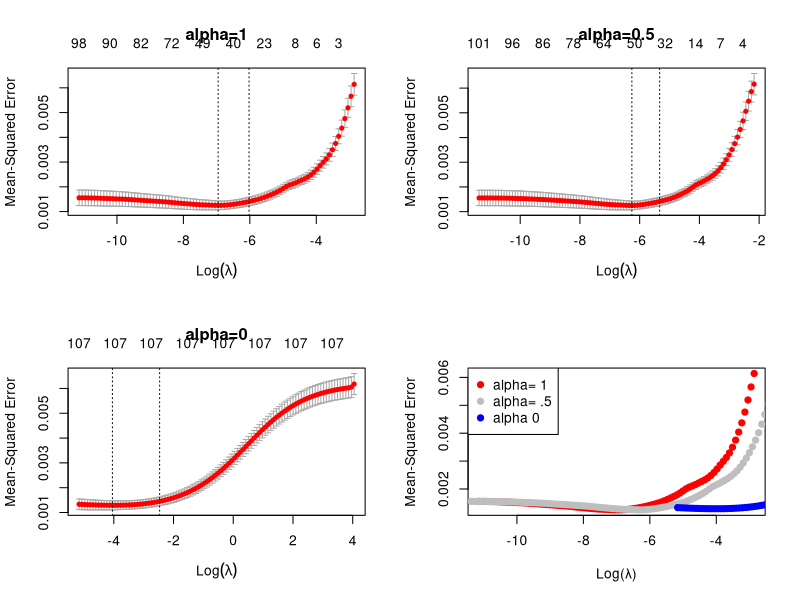
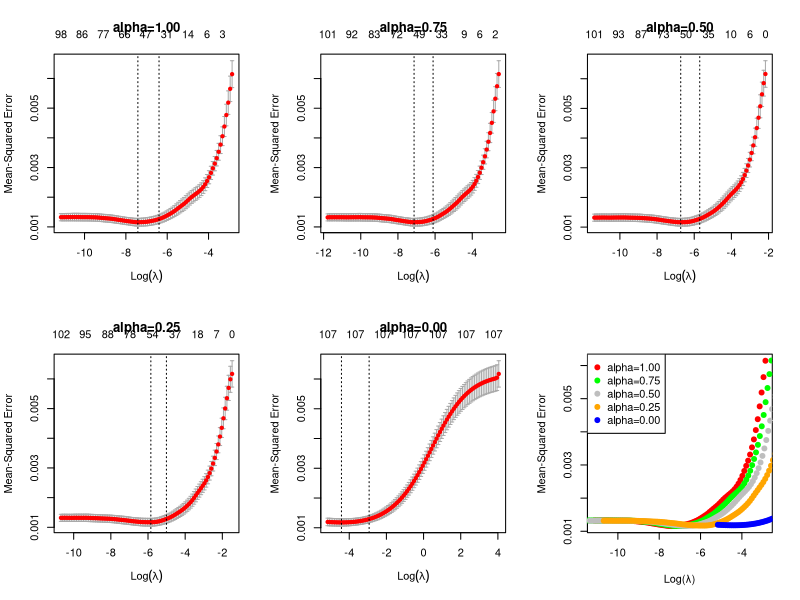
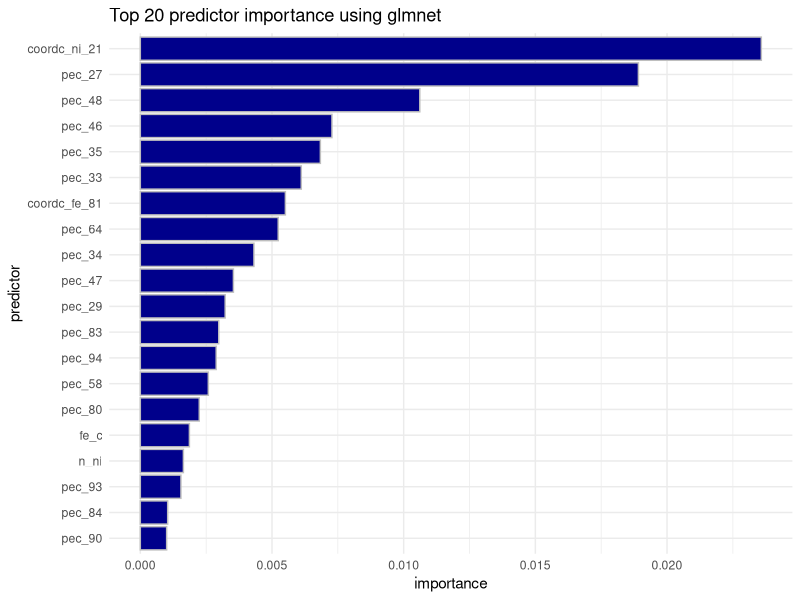
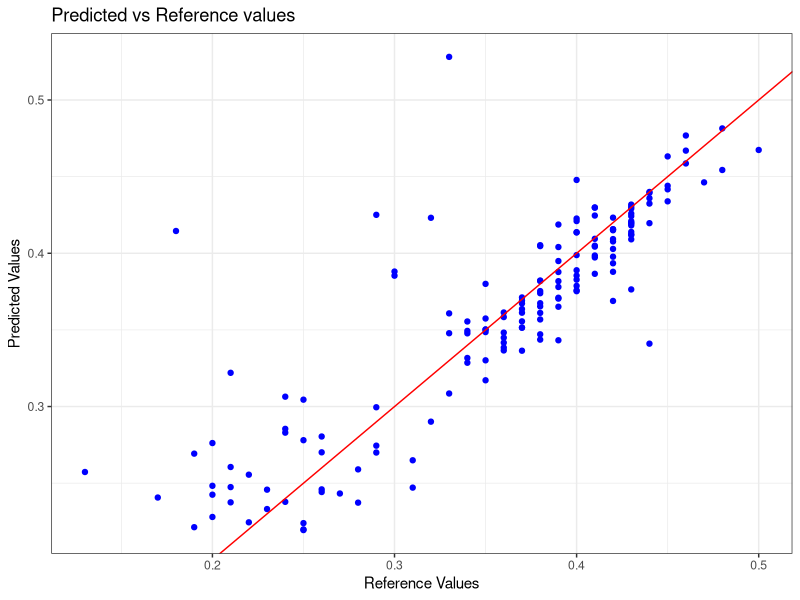

The R source for these figures, in order:
## ---- chunk 1
knitr::opts_chunk$set(echo = TRUE)
## ---- chunk 2
library(dplyr)
library(ggplot2)
## ---- chunk 3
library(readr)
dataset <- read_csv("dataset.csv")
head(dataset)
## ---- chunk 4
library(caret)
nzv <- nearZeroVar(dataset, saveMetrics = FALSE)
dataset <- dataset[, -nzv]
## ---- chunk 5
set.seed(123) # for reproducibility
sample_index <- sample(1:nrow(dataset), 0.7*nrow(dataset))
train_data <- dataset[sample_index, ]
test_data <- dataset[-sample_index, ]
## ---- chunk 6
install.packages("glmnet")
## ---- chunk 7
library(glmnet)
y <- train_data$tmg
x <- train_data %>% select(-name,-tmg) %>% as.matrix()
## ---- chunk 8
library(caret)
scaled_x <- preProcess(x, method = c("center", "scale"))
x <- predict(scaled_x, x)
## ---- chunk 9
# Elastic Net model
set.seed(123)
cv_model <- cv.glmnet(x, y, alpha = 0.5) # alpha=0.5 indicates Elastic Net
best_lambda <- cv_model$lambda.min
model_en <- glmnet(x, y, alpha = 0.5, lambda = best_lambda)
print(model_en)
## ---- chunk 10

foldid <- sample(1:10, size = length(y), replace = TRUE)
cv1  <- cv.glmnet(x, y, foldid = foldid, alpha = 1)
cv.5 <- cv.glmnet(x, y, foldid = foldid, alpha = 0.5)
cv0  <- cv.glmnet(x, y, foldid = foldid, alpha = 0)

par(mfrow = c(2,2))
plot(cv1);
title("alpha=1")
plot(cv.5, );
title("alpha=0.5")
plot(cv0)
title("alpha=0")
plot(log(cv1$lambda)   , cv1$cvm , pch = 19, col = "red", xlab = "Log(λ)", ylab = cv1$name)
points(log(cv.5$lambda), cv.5$cvm, pch = 19, col = "grey")
points(log(cv0$lambda) , cv0$cvm , pch = 19, col = "blue")
legend("topleft", legend = c("alpha= 1", "alpha= .5", "alpha 0"), pch = 19, col = c("red","grey","blue"))

## ---- chunk 11
foldid <- sample(1:10, size = length(y), replace = TRUE)
cv1.00 <- cv.glmnet(x, y, foldid = foldid, alpha = 1.00)
cv0.75 <- cv.glmnet(x, y, foldid = foldid, alpha = 0.75)
cv0.50 <- cv.glmnet(x, y, foldid = foldid, alpha = 0.50)
cv0.25 <- cv.glmnet(x, y, foldid = foldid, alpha = 0.25)
cv0.00 <- cv.glmnet(x, y, foldid = foldid, alpha = 0.00)

par(mfrow = c(2,3))
plot(cv1.00); title("alpha=1.00")
plot(cv0.75); title("alpha=0.75")
plot(cv0.50); title("alpha=0.50")
plot(cv0.25); title("alpha=0.25")
plot(cv0.00); title("alpha=0.00")
plot(log(cv1.00$lambda), cv1.00$cvm , pch = 19, col = "red", xlab = "Log(λ)", ylab = cv1$name)
points(log(cv0.75$lambda), cv0.75$cvm, pch = 19, col = "green")
points(log(cv0.50$lambda), cv0.50$cvm, pch = 19, col = "grey")
points(log(cv0.25$lambda), cv0.25$cvm, pch = 19, col = "orange")
points(log(cv0.00$lambda), cv0.00$cvm, pch = 19, col = "blue")
legend("topleft", legend = c("alpha=1.00", "alpha=0.75", "alpha=0.50", "alpha=0.25", "alpha=0.00"), pch = 19, col = c("red","green","grey","orange","blue"))

## ---- chunk 12
# The variable importance is inferred from the coefficients
c <- coef(model_en)
predictor <- c  %>% rownames()
importance <- c %>% as.matrix()
importance <- data.frame(predictor,importance)
rownames(importance) <- NULL
names(importance)[2] <- "importance"
importance<-importance[-1,] # Exclude intercept
importance <- importance[order(-importance$importance), ]
importance <- head(importance, 20)
## ---- chunk 13
library(dplyr)
library(ggplot2)
plot_perm <-importance  %>%  mutate(predictor = factor(predictor, levels = rev(unique(predictor)))) %>%
  ggplot()+
  geom_col(aes(y=predictor,x=importance),fill='darkblue', color='gray')+
  ggtitle("Top 20 predictor importance using glmnet")+
  theme_minimal()
plot_perm
## ---- chunk 14
x_test <- test_data %>% select(-name,-tmg) %>% as.matrix()
y_test <- test_data$tmg

x_test <-predict(scaled_x, x_test)

predictions <- predict(model_en, s = best_lambda, newx = x_test)
# Compute the RMSE (Root Mean Square Error)
RMSE <- sqrt(mean((predictions - y_test)^2))
print(RMSE)
## ---- chunk 15

results <- data.frame(Reference = y_test, Predicted = as.vector(predictions))
ggplot(results, aes(x = Reference, y = Predicted)) +
  geom_point(color='blue') +
  geom_abline(intercept = 0, slope = 1, color='red') +
  ggtitle("Predicted vs Reference values") +
  xlab("Reference Values") +
  ylab("Predicted Values") +
  theme_bw()

